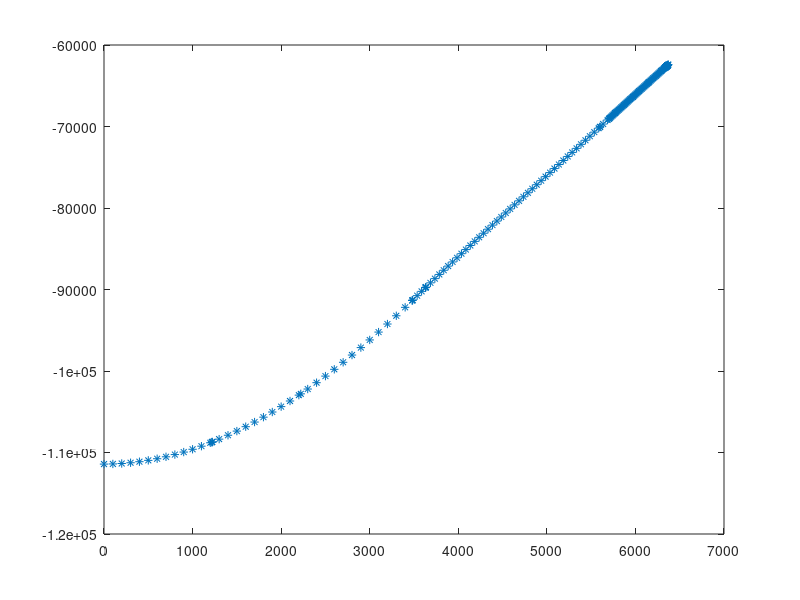

Recreate this plot in MATLAB.
% calculate gravity
clear all; clc;
load prem3L_noocean.mat
G = 6.674*10^-5; % gravitational constant

dsy = MI(:,2); 
RI = MI(:,1); 

phi = zeros(size(RI)); gref = zeros(size(RI));

% for gravitational acceleration
l = size(RI,1); mas = 0.0; 
for i = 1:l-1
    j = l - i + 1;
    mas = mas + 4*pi/3*(RI(j-1)^3-RI(j)^3)*dsy(j-1); 
    %phi(j-1) = - mas/RI(j-1);
    gref(j-1) = mas/(RI(j-1)^2);
end

% for potential
phi(1) = - mas/RI(1);
for i = 2:l
   phi(i) = phi(i-1) - (gref(i-1)+gref(i))/2*(RI(i-1)-RI(i)); 
end

%phi = phi - mas/RI(1);
plot(RI,G*phi,'*')

clear i j l 
